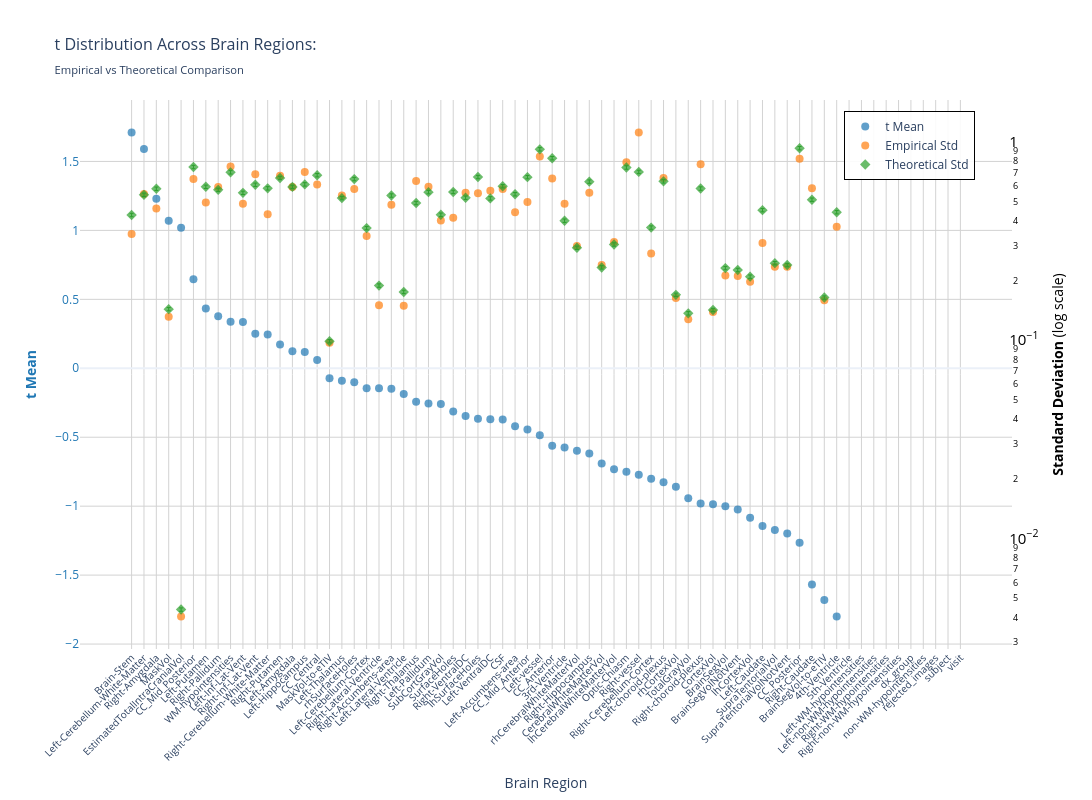
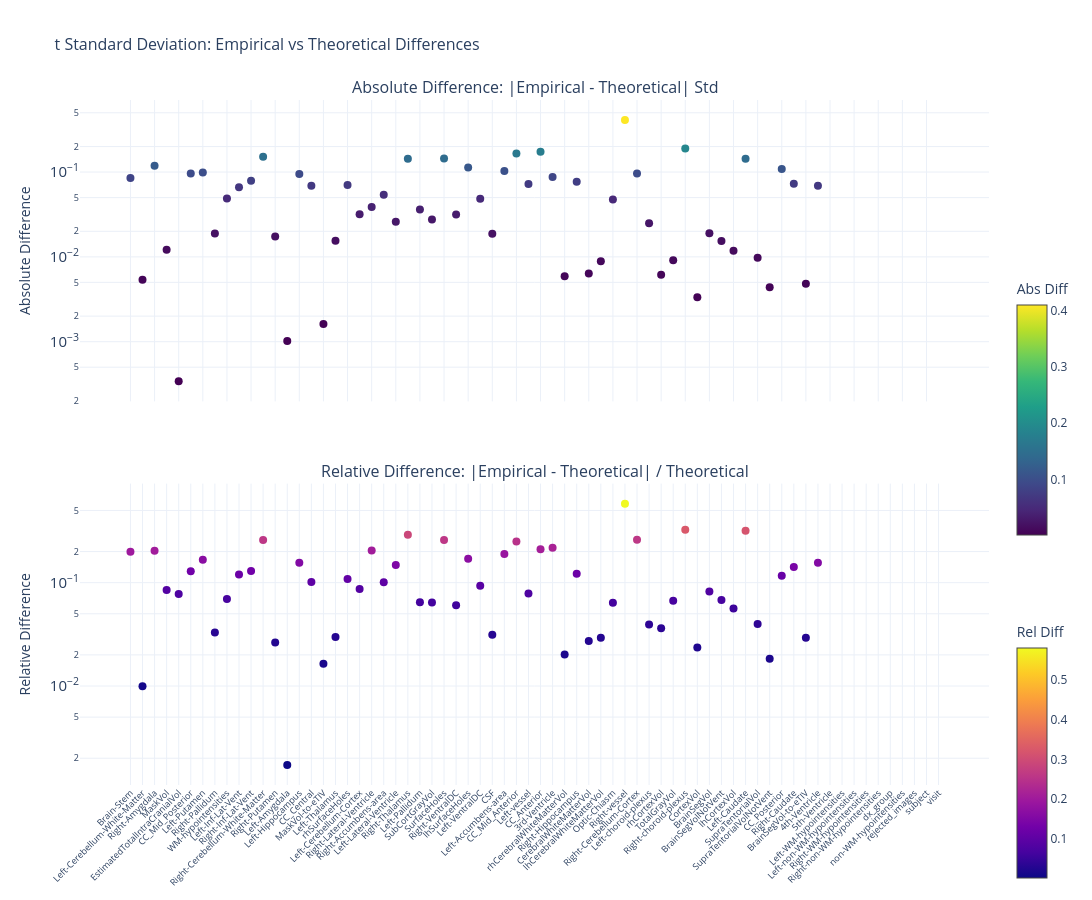

The cell these charts' notebook holds for them, in order:
### Markdown cell above
### t-statistic

### Code cell
nu_nav = df_npvr[(df_npvr["study"] == "longitudinal") & (df_npvr["group"] == "HC-PD")]
data_path = stats_dir / f"student_longitudinal_{METRIC}.parquet"
df, stats = get_test_stats(
    data_path,
    stat_functions_F,
    nu_nav,
    hemisphere=False,
    study="longitudinal",
    raw_values=True,
)
show_figure(stats, hemisphere=False, stat_name="t", study="longitudinal", metric=METRIC)

### Figure 1 — Plotly figure (JSON) as saved in the notebook; plotly's stock layout.template omitted (floating-point values rounded to 4 significant figures)
{"data": [{"hovertemplate": "<b>%{x}</b><br>Mean t: %{y:.2f}<br><extra></extra>", "marker": {"color": "#1f77b4", "opacity": 0.7, "size": 8}, "mode": "markers", "name": "t Mean", "type": "scatter", "x": ["Brain-Stem", "Left-Cerebellum-White-Matter", "Right-Amygdala", "MaskVol", "EstimatedTotalIntraCranialVol", "CC_Mid_Posterior", "Left-Putamen", "Right-Pallidum", "WM-hypointensities", "Left-Inf-Lat-Vent", "Right-Inf-Lat-Vent", "Right-Cerebellum-White-Matter", "Right-Putamen", "Left-Amygdala", "Left-Hippocampus", "CC_Central", "MaskVol-to-eTIV", "Left-Thalamus", "rhSurfaceHoles", "Left-Cerebellum-Cortex", "Right-Lateral-Ventricle", "Right-Accumbens-area", "Left-Lateral-Ventricle", "Right-Thalamus", "Left-Pallidum", "SubCortGrayVol", "SurfaceHoles", "Right-VentralDC", "lhSurfaceHoles", "Left-VentralDC", "CSF", "Left-Accumbens-area", "CC_Mid_Anterior", "Left-vessel", "CC_Anterior", "3rd-Ventricle", "rhCerebralWhiteMatterVol", "Right-Hippocampus", "CerebralWhiteMatterVol", "lhCerebralWhiteMatterVol", "Optic-Chiasm", "Right-vessel", "Right-Cerebellum-Cortex", "Left-choroid-plexus", "rhCortexVol", "TotalGrayVol", "Right-choroid-plexus", "CortexVol", "BrainSegVol", "BrainSegVolNotVent", "lhCortexVol", "Left-Caudate", "SupraTentorialVol", "SupraTentorialVolNotVent", "CC_Posterior", "Right-Caudate", "BrainSegVol-to-eTIV", "4th-Ventricle", "5th-Ventricle", "Left-WM-hypointensities", "Left-non-WM-hypointensities", "Right-WM-hypointensities", "Right-non-WM-hypointensities", "dx_group", "non-WM-hypointensities", "rejected_images", "subject", "visit"], "y": [1.71, 1.59, 1.229, 1.071, 1.019, 0.6451, 0.4338, 0.3779, 0.3378, 0.3358, 0.2503, 0.2449, 0.1724, 0.1241, 0.1183, 0.05957, -0.0728, -0.09105, -0.1015, -0.1454, -0.1456, -0.1491, -0.1859, -0.243, -0.2547, -0.2583, -0.3136, -0.3455, -0.3657, -0.3699, -0.3706, -0.4208, -0.4446, -0.4859, -0.5615, -0.5738, -0.5976, -0.6183, -0.6903, -0.7328, -0.7495, -0.7729, -0.8011, -0.8274, -0.8595, -0.9426, -0.9803, -0.9852, -1.001, -1.025, -1.084, -1.145, -1.172, -1.198, -1.266, -1.569, -1.681, -1.8, NaN, NaN, NaN, NaN, NaN, NaN, NaN, NaN, NaN, NaN], "yaxis": "y"}, {"hovertemplate": "<b>%{x}</b><br>Empirical Std: %{y:.3f}<br><extra></extra>", "marker": {"color": "#ff7f0e", "opacity": 0.7, "size": 8, "symbol": "circle"}, "mode": "markers", "name": "Empirical Std", "type": "scatter", "x": ["Brain-Stem", "Left-Cerebellum-White-Matter", "Right-Amygdala", "MaskVol", "EstimatedTotalIntraCranialVol", "CC_Mid_Posterior", "Left-Putamen", "Right-Pallidum", "WM-hypointensities", "Left-Inf-Lat-Vent", "Right-Inf-Lat-Vent", "Right-Cerebellum-White-Matter", "Right-Putamen", "Left-Amygdala", "Left-Hippocampus", "CC_Central", "MaskVol-to-eTIV", "Left-Thalamus", "rhSurfaceHoles", "Left-Cerebellum-Cortex", "Right-Lateral-Ventricle", "Right-Accumbens-area", "Left-Lateral-Ventricle", "Right-Thalamus", "Left-Pallidum", "SubCortGrayVol", "SurfaceHoles", "Right-VentralDC", "lhSurfaceHoles", "Left-VentralDC", "CSF", "Left-Accumbens-area", "CC_Mid_Anterior", "Left-vessel", "CC_Anterior", "3rd-Ventricle", "rhCerebralWhiteMatterVol", "Right-Hippocampus", "CerebralWhiteMatterVol", "lhCerebralWhiteMatterVol", "Optic-Chiasm", "Right-vessel", "Right-Cerebellum-Cortex", "Left-choroid-plexus", "rhCortexVol", "TotalGrayVol", "Right-choroid-plexus", "CortexVol", "BrainSegVol", "BrainSegVolNotVent", "lhCortexVol", "Left-Caudate", "SupraTentorialVol", "SupraTentorialVolNotVent", "CC_Posterior", "Right-Caudate", "BrainSegVol-to-eTIV", "4th-Ventricle", "5th-Ventricle", "Left-WM-hypointensities", "Left-non-WM-hypointensities", "Right-WM-hypointensities", "Right-non-WM-hypointensities", "dx_group", "non-WM-hypointensities", "rejected_images", "subject", "visit"], "y": [0.3426, 0.546, 0.4618, 0.1312, 0.004039, 0.6505, 0.4946, 0.5917, 0.7509, 0.4871, 0.6865, 0.4317, 0.6748, 0.5916, 0.7053, 0.6101, 0.09717, 0.5359, 0.5789, 0.3354, 0.1498, 0.4823, 0.1491, 0.6348, 0.5939, 0.4017, 0.4144, 0.5544, 0.5514, 0.5672, 0.5788, 0.4412, 0.498, 0.8448, 0.6535, 0.4874, 0.2983, 0.5534, 0.2391, 0.3125, 0.7898, 1.116, 0.2733, 0.6571, 0.1631, 0.1274, 0.7708, 0.1386, 0.2119, 0.2106, 0.1973, 0.3088, 0.2348, 0.2349, 0.821, 0.5835, 0.1592, 0.373, NaN, NaN, NaN, NaN, NaN, NaN, NaN, NaN, NaN, NaN], "yaxis": "y2"}, {"error_y": {"array": [0.008497, 0.01074, 0.01153, 0.002849, 8.702e-05, 0.01483, 0.01179, 0.01138, 0.01395, 0.01099, 0.01207, 0.01158, 0.01306, 0.01178, 0.01213, 0.01349, 0.001963, 0.01034, 0.0129, 0.007299, 0.003745, 0.01066, 0.003478, 0.009767, 0.01108, 0.008528, 0.01111, 0.01039, 0.0132, 0.0103, 0.01187, 0.01081, 0.01319, 0.01822, 0.01644, 0.007953, 0.005809, 0.01252, 0.004624, 0.006032, 0.01475, 0.01402, 0.007344, 0.01256, 0.003363, 0.002713, 0.01155, 0.002821, 0.004588, 0.00449, 0.004154, 0.008992, 0.004859, 0.004754, 0.01846, 0.01015, 0.003258, 0.008779, NaN, NaN, NaN, NaN, NaN, NaN, NaN, NaN, NaN, NaN], "arrayminus": [0.008329, 0.01053, 0.0113, 0.002792, 8.529e-05, 0.01454, 0.01156, 0.01116, 0.01367, 0.01078, 0.01183, 0.01135, 0.0128, 0.01154, 0.01189, 0.01322, 0.001924, 0.01014, 0.01264, 0.007154, 0.003671, 0.01044, 0.003409, 0.009573, 0.01086, 0.008359, 0.01089, 0.01018, 0.01294, 0.0101, 0.01164, 0.0106, 0.01293, 0.01786, 0.01611, 0.007795, 0.005694, 0.01227, 0.004532, 0.005912, 0.01446, 0.01374, 0.007199, 0.01231, 0.003297, 0.002659, 0.01132, 0.002765, 0.004497, 0.0044, 0.004072, 0.008814, 0.004763, 0.00466, 0.0181, 0.00995, 0.003194, 0.008605, NaN, NaN, NaN, NaN, NaN, NaN, NaN, NaN, NaN, NaN], "color": "#2ca02c", "thickness": 1, "type": "data", "visible": true, "width": 2}, "hovertemplate": "<b>%{x}</b><br>Theoretical Std: %{y:.3f}<br><extra></extra>", "marker": {"color": "#2ca02c", "opacity": 0.7, "size": 8, "symbol": "diamond"}, "mode": "markers", "name": "Theoretical Std", "type": "scatter", "x": ["Brain-Stem", "Left-Cerebellum-White-Matter", "Right-Amygdala", "MaskVol", "EstimatedTotalIntraCranialVol", "CC_Mid_Posterior", "Left-Putamen", "Right-Pallidum", "WM-hypointensities", "Left-Inf-Lat-Vent", "Right-Inf-Lat-Vent", "Right-Cerebellum-White-Matter", "Right-Putamen", "Left-Amygdala", "Left-Hippocampus", "CC_Central", "MaskVol-to-eTIV", "Left-Thalamus", "rhSurfaceHoles", "Left-Cerebellum-Cortex", "Right-Lateral-Ventricle", "Right-Accumbens-area", "Left-Lateral-Ventricle", "Right-Thalamus", "Left-Pallidum", "SubCortGrayVol", "SurfaceHoles", "Right-VentralDC", "lhSurfaceHoles", "Left-VentralDC", "CSF", "Left-Accumbens-area", "CC_Mid_Anterior", "Left-vessel", "CC_Anterior", "3rd-Ventricle", "rhCerebralWhiteMatterVol", "Right-Hippocampus", "CerebralWhiteMatterVol", "lhCerebralWhiteMatterVol", "Optic-Chiasm", "Right-vessel", "Right-Cerebellum-Cortex", "Left-choroid-plexus", "rhCortexVol", "TotalGrayVol", "Right-choroid-plexus", "CortexVol", "BrainSegVol", "BrainSegVolNotVent", "lhCortexVol", "Left-Caudate", "SupraTentorialVol", "SupraTentorialVolNotVent", "CC_Posterior", "Right-Caudate", "BrainSegVol-to-eTIV", "4th-Ventricle", "5th-Ventricle", "Left-WM-hypointensities", "Left-non-WM-hypointensities", "Right-WM-hypointensities", "Right-non-WM-hypointensities", "dx_group", "non-WM-hypointensities", "rejected_images", "subject", "visit"], "y": [0.4276, 0.5407, 0.5802, 0.1434, 0.004379, 0.7466, 0.5934, 0.5728, 0.7021, 0.5533, 0.6077, 0.5829, 0.6574, 0.5926, 0.6103, 0.6789, 0.09879, 0.5204, 0.6492, 0.3673, 0.1885, 0.5363, 0.1751, 0.4916, 0.5578, 0.4292, 0.5591, 0.5228, 0.6645, 0.5186, 0.5975, 0.5443, 0.664, 0.917, 0.8273, 0.4003, 0.2923, 0.6302, 0.2327, 0.3036, 0.7424, 0.7054, 0.3696, 0.6323, 0.1693, 0.1366, 0.5815, 0.142, 0.2309, 0.226, 0.2091, 0.4526, 0.2446, 0.2393, 0.9293, 0.5109, 0.164, 0.4419, NaN, NaN, NaN, NaN, NaN, NaN, NaN, NaN, NaN, NaN], "yaxis": "y2"}], "layout": {"height": 800, "hovermode": "x", "legend": {"bgcolor": "rgba(255, 255, 255, 0.9)", "bordercolor": "black", "borderwidth": 1, "font": {"size": 12}, "orientation": "v", "x": 0.82, "y": 0.98}, "title": {"font": {"size": 16}, "text": "t Distribution Across Brain Regions:<br><sub>Empirical vs Theoretical Comparison</sub>"}, "width": 1400, "xaxis": {"gridcolor": "lightgray", "showgrid": true, "tickangle": -45, "tickfont": {"size": 10}, "title": {"text": "Brain Region"}}, "yaxis": {"gridcolor": "lightgray", "showgrid": true, "side": "left", "tickfont": {"color": "#1f77b4"}, "title": {"font": {"color": "#1f77b4"}, "text": "<b>t Mean</b>"}}, "yaxis2": {"exponentformat": "power", "overlaying": "y", "showgrid": false, "side": "right", "tickfont": {"color": "black"}, "title": {"font": {"color": "black"}, "text": "<b>Standard Deviation</b> (log scale)"}, "type": "log"}}}

### Figure 2 — Plotly figure (JSON) as saved in the notebook; plotly's stock layout.template omitted (floating-point values rounded to 4 significant figures)
{"data": [{"hovertemplate": "<b>%{x}</b><br>Abs Diff: %{y:.4f}<br><extra></extra>", "marker": {"color": [0.08505, 0.005382, 0.1184, 0.01217, 0.0003408, 0.0961, 0.09883, 0.01888, 0.04875, 0.06624, 0.07883, 0.1511, 0.01736, 0.001021, 0.09499, 0.06883, 0.001618, 0.0155, 0.0703, 0.0319, 0.03867, 0.054, 0.02594, 0.1433, 0.03609, 0.02752, 0.1447, 0.03161, 0.1131, 0.04852, 0.01869, 0.103, 0.1661, 0.07219, 0.1738, 0.08718, 0.005911, 0.07684, 0.006345, 0.008888, 0.04743, 0.4102, 0.09631, 0.02486, 0.006135, 0.00915, 0.1894, 0.003347, 0.01899, 0.01534, 0.01178, 0.1437, 0.009765, 0.004395, 0.1083, 0.07257, 0.004813, 0.06889, NaN, NaN, NaN, NaN, NaN, NaN, NaN, NaN, NaN, NaN], "colorbar": {"len": 0.4, "title": {"text": "Abs Diff"}, "y": 0.75, "yanchor": "top"}, "colorscale": [[0.0, "#440154"], [0.1111, "#482878"], [0.2222, "#3e4989"], [0.3333, "#31688e"], [0.4444, "#26828e"], [0.5556, "#1f9e89"], [0.6667, "#35b779"], [0.7778, "#6ece58"], [0.8889, "#b5de2b"], [1.0, "#fde725"]], "showscale": true, "size": 8}, "mode": "markers", "name": "Absolute", "type": "scatter", "x": ["Brain-Stem", "Left-Cerebellum-White-Matter", "Right-Amygdala", "MaskVol", "EstimatedTotalIntraCranialVol", "CC_Mid_Posterior", "Left-Putamen", "Right-Pallidum", "WM-hypointensities", "Left-Inf-Lat-Vent", "Right-Inf-Lat-Vent", "Right-Cerebellum-White-Matter", "Right-Putamen", "Left-Amygdala", "Left-Hippocampus", "CC_Central", "MaskVol-to-eTIV", "Left-Thalamus", "rhSurfaceHoles", "Left-Cerebellum-Cortex", "Right-Lateral-Ventricle", "Right-Accumbens-area", "Left-Lateral-Ventricle", "Right-Thalamus", "Left-Pallidum", "SubCortGrayVol", "SurfaceHoles", "Right-VentralDC", "lhSurfaceHoles", "Left-VentralDC", "CSF", "Left-Accumbens-area", "CC_Mid_Anterior", "Left-vessel", "CC_Anterior", "3rd-Ventricle", "rhCerebralWhiteMatterVol", "Right-Hippocampus", "CerebralWhiteMatterVol", "lhCerebralWhiteMatterVol", "Optic-Chiasm", "Right-vessel", "Right-Cerebellum-Cortex", "Left-choroid-plexus", "rhCortexVol", "TotalGrayVol", "Right-choroid-plexus", "CortexVol", "BrainSegVol", "BrainSegVolNotVent", "lhCortexVol", "Left-Caudate", "SupraTentorialVol", "SupraTentorialVolNotVent", "CC_Posterior", "Right-Caudate", "BrainSegVol-to-eTIV", "4th-Ventricle", "5th-Ventricle", "Left-WM-hypointensities", "Left-non-WM-hypointensities", "Right-WM-hypointensities", "Right-non-WM-hypointensities", "dx_group", "non-WM-hypointensities", "rejected_images", "subject", "visit"], "xaxis": "x", "y": [0.08505, 0.005382, 0.1184, 0.01217, 0.0003408, 0.0961, 0.09883, 0.01888, 0.04875, 0.06624, 0.07883, 0.1511, 0.01736, 0.001021, 0.09499, 0.06883, 0.001618, 0.0155, 0.0703, 0.0319, 0.03867, 0.054, 0.02594, 0.1433, 0.03609, 0.02752, 0.1447, 0.03161, 0.1131, 0.04852, 0.01869, 0.103, 0.1661, 0.07219, 0.1738, 0.08718, 0.005911, 0.07684, 0.006345, 0.008888, 0.04743, 0.4102, 0.09631, 0.02486, 0.006135, 0.00915, 0.1894, 0.003347, 0.01899, 0.01534, 0.01178, 0.1437, 0.009765, 0.004395, 0.1083, 0.07257, 0.004813, 0.06889, NaN, NaN, NaN, NaN, NaN, NaN, NaN, NaN, NaN, NaN], "yaxis": "y"}, {"hovertemplate": "<b>%{x}</b><br>Rel Diff: %{y:.2%}<br><extra></extra>", "marker": {"color": [0.1989, 0.009955, 0.204, 0.08487, 0.07782, 0.1287, 0.1665, 0.03296, 0.06943, 0.1197, 0.1297, 0.2593, 0.0264, 0.001723, 0.1556, 0.1014, 0.01638, 0.02979, 0.1083, 0.08684, 0.2051, 0.1007, 0.1482, 0.2915, 0.0647, 0.06412, 0.2587, 0.06046, 0.1702, 0.09356, 0.03128, 0.1893, 0.2501, 0.07872, 0.21, 0.2178, 0.02022, 0.1219, 0.02727, 0.02928, 0.06389, 0.5814, 0.2605, 0.03933, 0.03624, 0.06701, 0.3256, 0.02357, 0.08223, 0.06787, 0.05634, 0.3176, 0.03993, 0.01837, 0.1166, 0.142, 0.02935, 0.1559, NaN, NaN, NaN, NaN, NaN, NaN, NaN, NaN, NaN, NaN], "colorbar": {"len": 0.4, "title": {"text": "Rel Diff"}, "y": 0.25, "yanchor": "top"}, "colorscale": [[0.0, "#0d0887"], [0.1111, "#46039f"], [0.2222, "#7201a8"], [0.3333, "#9c179e"], [0.4444, "#bd3786"], [0.5556, "#d8576b"], [0.6667, "#ed7953"], [0.7778, "#fb9f3a"], [0.8889, "#fdca26"], [1.0, "#f0f921"]], "showscale": true, "size": 8}, "mode": "markers", "name": "Relative", "type": "scatter", "x": ["Brain-Stem", "Left-Cerebellum-White-Matter", "Right-Amygdala", "MaskVol", "EstimatedTotalIntraCranialVol", "CC_Mid_Posterior", "Left-Putamen", "Right-Pallidum", "WM-hypointensities", "Left-Inf-Lat-Vent", "Right-Inf-Lat-Vent", "Right-Cerebellum-White-Matter", "Right-Putamen", "Left-Amygdala", "Left-Hippocampus", "CC_Central", "MaskVol-to-eTIV", "Left-Thalamus", "rhSurfaceHoles", "Left-Cerebellum-Cortex", "Right-Lateral-Ventricle", "Right-Accumbens-area", "Left-Lateral-Ventricle", "Right-Thalamus", "Left-Pallidum", "SubCortGrayVol", "SurfaceHoles", "Right-VentralDC", "lhSurfaceHoles", "Left-VentralDC", "CSF", "Left-Accumbens-area", "CC_Mid_Anterior", "Left-vessel", "CC_Anterior", "3rd-Ventricle", "rhCerebralWhiteMatterVol", "Right-Hippocampus", "CerebralWhiteMatterVol", "lhCerebralWhiteMatterVol", "Optic-Chiasm", "Right-vessel", "Right-Cerebellum-Cortex", "Left-choroid-plexus", "rhCortexVol", "TotalGrayVol", "Right-choroid-plexus", "CortexVol", "BrainSegVol", "BrainSegVolNotVent", "lhCortexVol", "Left-Caudate", "SupraTentorialVol", "SupraTentorialVolNotVent", "CC_Posterior", "Right-Caudate", "BrainSegVol-to-eTIV", "4th-Ventricle", "5th-Ventricle", "Left-WM-hypointensities", "Left-non-WM-hypointensities", "Right-WM-hypointensities", "Right-non-WM-hypointensities", "dx_group", "non-WM-hypointensities", "rejected_images", "subject", "visit"], "xaxis": "x2", "y": [0.1989, 0.009955, 0.204, 0.08487, 0.07782, 0.1287, 0.1665, 0.03296, 0.06943, 0.1197, 0.1297, 0.2593, 0.0264, 0.001723, 0.1556, 0.1014, 0.01638, 0.02979, 0.1083, 0.08684, 0.2051, 0.1007, 0.1482, 0.2915, 0.0647, 0.06412, 0.2587, 0.06046, 0.1702, 0.09356, 0.03128, 0.1893, 0.2501, 0.07872, 0.21, 0.2178, 0.02022, 0.1219, 0.02727, 0.02928, 0.06389, 0.5814, 0.2605, 0.03933, 0.03624, 0.06701, 0.3256, 0.02357, 0.08223, 0.06787, 0.05634, 0.3176, 0.03993, 0.01837, 0.1166, 0.142, 0.02935, 0.1559, NaN, NaN, NaN, NaN, NaN, NaN, NaN, NaN, NaN, NaN], "yaxis": "y2"}], "layout": {"annotations": [{"font": {"size": 16}, "showarrow": false, "text": "Absolute Difference: |Empirical - Theoretical| Std", "x": 0.5, "xanchor": "center", "xref": "paper", "y": 1.0, "yanchor": "bottom", "yref": "paper"}, {"font": {"size": 16}, "showarrow": false, "text": "Relative Difference: |Empirical - Theoretical| / Theoretical", "x": 0.5, "xanchor": "center", "xref": "paper", "y": 0.44, "yanchor": "bottom", "yref": "paper"}], "height": 900, "hovermode": "x unified", "showlegend": false, "title": {"font": {"size": 16}, "text": "t Standard Deviation: Empirical vs Theoretical Differences"}, "width": 1400, "xaxis": {"anchor": "y", "domain": [0.0, 1.0], "showticklabels": false}, "xaxis2": {"anchor": "y2", "domain": [0.0, 1.0], "tickangle": -45, "tickfont": {"size": 9}}, "yaxis": {"anchor": "x", "domain": [0.56, 1.0], "exponentformat": "power", "title": {"text": "Absolute Difference"}, "type": "log"}, "yaxis2": {"anchor": "x2", "domain": [0.0, 0.44], "exponentformat": "power", "title": {"text": "Relative Difference"}, "type": "log"}}}
